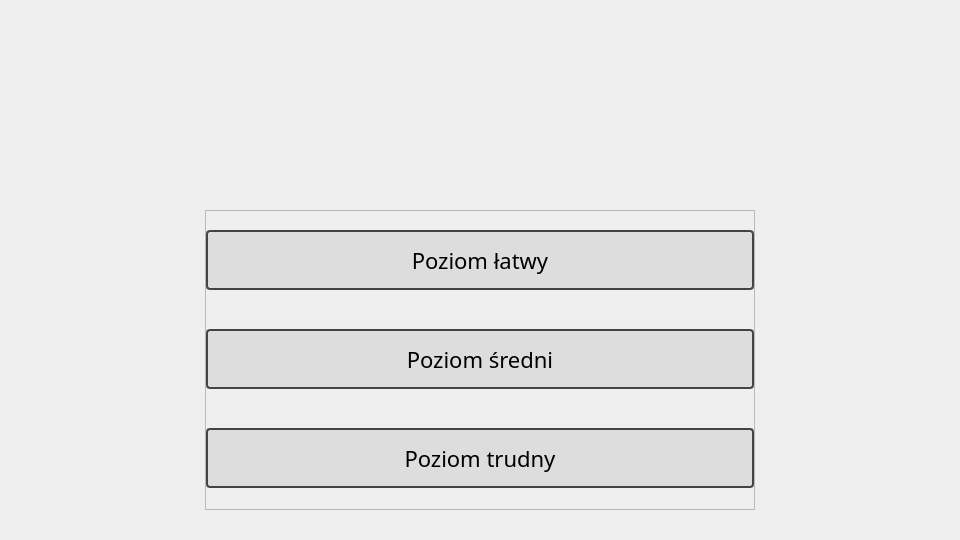
   <widget class="QWidget" name="LvlWidget" native="true">
    <property name="enabled">
     <bool>true</bool>
    </property>
    <property name="geometry">
     <rect>
      <x>0</x>
      <y>0</y>
      <width>960</width>
      <height>540</height>
     </rect>
    </property>
    <property name="styleSheet">
     <string notr="true">.QWidget {
background-image: url(./tlo.jpg)
}</string>
    </property>
    <layout class="QGridLayout" name="gridLayout_2">
     <property name="leftMargin">
      <number>0</number>
     </property>
     <property name="topMargin">
      <number>0</number>
     </property>
     <property name="rightMargin">
      <number>0</number>
     </property>
     <property name="bottomMargin">
      <number>0</number>
     </property>
     <item row="1" column="2">
      <spacer name="horizontalSpacer_3">
       <property name="orientation">
        <enum>Qt::Horizontal</enum>
       </property>
       <property name="sizeHint" stdset="0">
        <size>
         <width>40</width>
         <height>20</height>
        </size>
       </property>
      </spacer>
     </item>
     <item row="2" column="1">
      <spacer name="verticalSpacer_3">
       <property name="orientation">
        <enum>Qt::Vertical</enum>
       </property>
       <property name="sizeType">
        <enum>QSizePolicy::Fixed</enum>
       </property>
       <property name="sizeHint" stdset="0">
        <size>
         <width>20</width>
         <height>30</height>
        </size>
       </property>
      </spacer>
     </item>
     <item row="1" column="0">
      <spacer name="horizontalSpacer_4">
       <property name="orientation">
        <enum>Qt::Horizontal</enum>
       </property>
       <property name="sizeHint" stdset="0">
        <size>
         <width>40</width>
         <height>20</height>
        </size>
       </property>
      </spacer>
     </item>
     <item row="1" column="1">
      <widget class="QFrame" name="frame_2">
       <property name="enabled">
        <bool>true</bool>
       </property>
       <property name="sizePolicy">
        <sizepolicy hsizetype="Fixed" vsizetype="Fixed">
         <horstretch>0</horstretch>
         <verstretch>0</verstretch>
        </sizepolicy>
       </property>
       <property name="minimumSize">
        <size>
         <width>550</width>
         <height>300</height>
        </size>
       </property>
       <property name="frameShape">
        <enum>QFrame::StyledPanel</enum>
       </property>
       <property name="frameShadow">
        <enum>QFrame::Raised</enum>
       </property>
       <layout class="QVBoxLayout" name="verticalLayout_6">
        <property name="spacing">
         <number>20</number>
        </property>
        <property name="leftMargin">
         <number>0</number>
        </property>
        <property name="topMargin">
         <number>0</number>
        </property>
        <property name="rightMargin">
         <number>0</number>
        </property>
        <property name="bottomMargin">
         <number>0</number>
        </property>
        <item>
         <widget class="QPushButton" name="Lvl1Button">
          <property name="enabled">
           <bool>true</bool>
          </property>
          <property name="minimumSize">
           <size>
            <width>0</width>
            <height>60</height>
           </size>
          </property>
          <property name="baseSize">
           <size>
            <width>450</width>
            <height>60</height>
           </size>
          </property>
          <property name="font">
           <font>
            <family>sans-serif</family>
            <pointsize>-1</pointsize>
           </font>
          </property>
          <property name="layoutDirection">
           <enum>Qt::LeftToRight</enum>
          </property>
          <property name="styleSheet">
           <string notr="true">QPushButton{
display: inline-block;
background-color: #ddd;
padding: 10px 20px;
font-family: sans-serif, Arial;
font-size: 22px;
border: 2px solid #444;
border-radius: 4px;
}

QPushButton:hover {
background-color: #dfd;
}

QRadioButton::indicator {
opacity: 0;
position: fixed;
width: 0;
}

QPushButton::pressed{
border: 2px dashed #444;
}

QPushButton::checked{ 
background-color: #bfb;
border-color: #4c4; 
}</string>
          </property>
          <property name="text">
           <string>Poziom łatwy</string>
          </property>
         </widget>
        </item>
        <item>
         <widget class="QPushButton" name="Lvl2Button">
          <property name="enabled">
           <bool>true</bool>
          </property>
          <property name="minimumSize">
           <size>
            <width>0</width>
            <height>60</height>
           </size>
          </property>
          <property name="baseSize">
           <size>
            <width>450</width>
            <height>60</height>
           </size>
          </property>
          <property name="font">
           <font>
            <family>sans-serif</family>
            <pointsize>-1</pointsize>
           </font>
          </property>
          <property name="styleSheet">
           <string notr="true">QPushButton{
display: inline-block;
background-color: #ddd;
padding: 10px 20px;
font-family: sans-serif, Arial;
font-size: 22px;
border: 2px solid #444;
border-radius: 4px;
}

QPushButton:hover {
background-color: #dfd;
}

QRadioButton::indicator {
opacity: 0;
position: fixed;
width: 0;
}

QPushButton::pressed{
border: 2px dashed #444;
}

QPushButton::checked{ 
background-color: #bfb;
border-color: #4c4; 
}</string>
          </property>
          <property name="text">
           <string>Poziom średni</string>
          </property>
         </widget>
        </item>
        <item>
         <widget class="QPushButton" name="Lvl3Button">
          <property name="enabled">
           <bool>true</bool>
          </property>
          <property name="minimumSize">
           <size>
            <width>0</width>
            <height>60</height>
           </size>
          </property>
          <property name="baseSize">
           <size>
            <width>450</width>
            <height>60</height>
           </size>
          </property>
          <property name="font">
           <font>
            <family>sans-serif</family>
            <pointsize>-1</pointsize>
           </font>
          </property>
          <property name="styleSheet">
           <string notr="true">QPushButton{
display: inline-block;
background-color: #ddd;
padding: 10px 20px;
font-family: sans-serif, Arial;
font-size: 22px;
border: 2px solid #444;
border-radius: 4px;
}

QPushButton:hover {
background-color: #dfd;
}

QRadioButton::indicator {
opacity: 0;
position: fixed;
width: 0;
}

QPushButton::pressed{
border: 2px dashed #444;
}

QPushButton::checked{ 
background-color: #bfb;
border-color: #4c4; 
}</string>
          </property>
          <property name="text">
           <string>Poziom trudny</string>
          </property>
          <property name="icon">
           <iconset theme="audio-input-microphone"/>
          </property>
         </widget>
        </item>
       </layout>
      </widget>
     </item>
     <item row="0" column="1">
      <spacer name="verticalSpacer_4">
       <property name="orientation">
        <enum>Qt::Vertical</enum>
       </property>
       <property name="sizeHint" stdset="0">
        <size>
         <width>20</width>
         <height>40</height>
        </size>
       </property>
      </spacer>
     </item>
    </layout>
   </widget>
